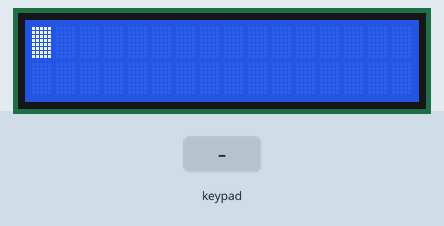
This sketch was run on a simulated Arduino Uno, built with avr-gcc and run on an emulated ATmega328P. On the bench: 16×2 character LCD. The inputs (shaded band) are chosen by the test bench. EEPROM starts erased.

Above: at 1.2 s.
1.3 s: keypad keys 0 1 2 3 # pressed 0.4 s apart
At 4.3 s:
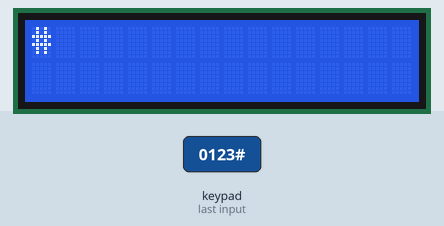
4.8 s: key 'A' pressed
At 5.6 s:
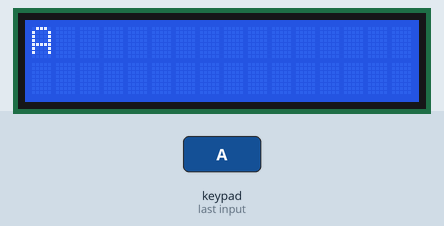
6.3 s: key 'B' pressed
At 7.2 s:
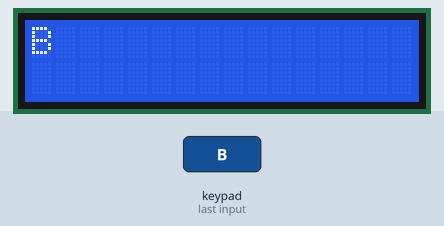
7.8 s: keypad keys 0 1 2 3 * pressed 0.4 s apart
At 10.3 s:
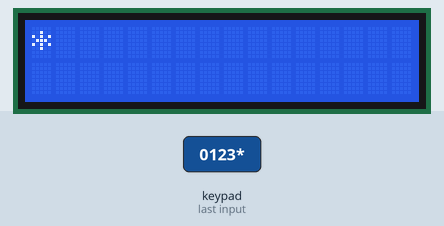
11.3 s: key 'C' pressed
At 11.6 s:
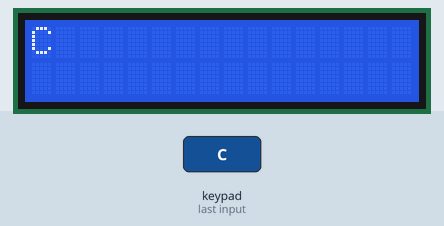
12.8 s: keypad keys 0 1 2 3 D pressed 0.4 s apart
At 13.43 s:
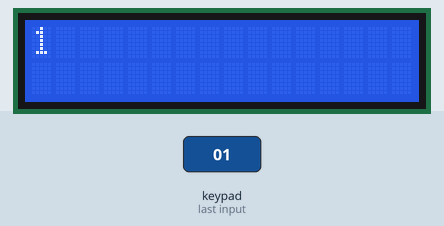
Timing chart, 0 to 15.8 s (numbered marks = the images above; inputs shaded):
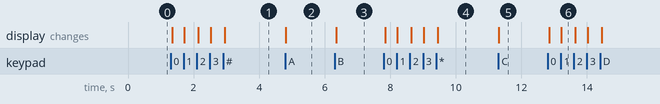

The sketch:

matricialRemake.ino
```cpp
#include <LiquidCrystal.h>
#include <EEPROM.h>
#include <Keypad.h>
#define ROWS 4
#define COLS 4
#define RS 13
#define EN 12
#define D4 8
#define D5 9
#define D6 10
#define D7 11

LiquidCrystal lcd(RS, EN, D4, D5, D6, D7);
long int lastMS;
char keys[ROWS][COLS] =  {
  {'1', '2', '3', 'A'},
  {'4', '5', '6', 'B'},
  {'7', '8', '9', 'C'},
  {'*', '0', '#', 'D'}
};

const uint8_t rowsPins[ROWS] = { 0, 1, 2, 3 };
const uint8_t colsPins[COLS] = { 4, 5, 6, 7 };
Keypad kpad = Keypad(makeKeymap(keys), rowsPins, colsPins, ROWS, COLS);

void setup() {
  lcd.begin(16, 2);
  lcd.home();
  lastMS = 0;
}

void loop() {
  if ((millis() - lastMS) > 1000/20) {
    char k = kpad.getKey();
    if (k != NULL)
      EEPROM.write(0, k);
    lcd.home();
    lcd.print((char)EEPROM.read(0));
    lastMS = millis();
  }
}
```

Measured:
- after the input at 1.3 s, the display: first changes after 0.05 s (image 1 shows a later state)
- after the input at 4.8 s, the display: changes at once (image 2)
- after the input at 6.3 s, the display: changes after 0.06 s (image 3)
- after the input at 7.8 s, the display: first changes at once (image 4 shows a later state)
- after the input at 11.3 s, the display: changes at once (image 5)
- after the input at 12.8 s, the display: first changes after 0.05 s (image 6 shows a later state)
